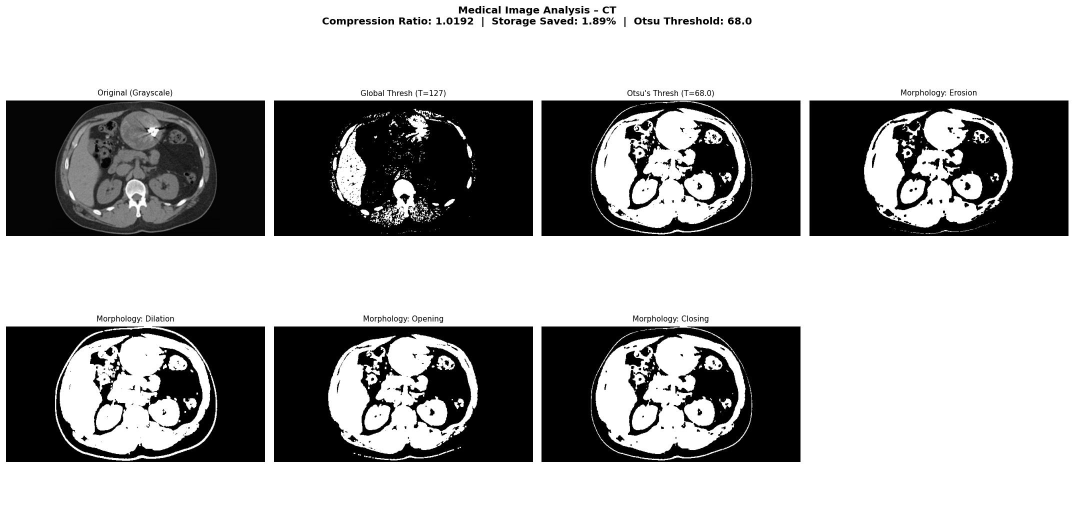
#> input picture Assignment3/Assignment_3/ct_comparison.jpg, 2148 x 1064 px (shown at 1/2 size)
$ python -i medical_image_system.py   (imports and definitions only)
#> lines starting #> are read from the running program, lines starting #| are printed output that depends on the picture
#> further down, picture is the input picture: shape (1064, 2148, 3); min 0, max 255, mean 172
"""
=============================================================
  Medical Image Compression & Segmentation System
=============================================================
  Name         : Prince Kumar Gupta
  Roll No      : 2401011485
  Course       : Image Processing and Computer Vision
  Unit         : Unit 3 – Image Compression & Segmentation
  Assignment   : Assignment 3 – Medical Image Analysis
  Date         : 8 April 2026
=============================================================
  Description  :
    This system demonstrates core image processing techniques
    applied to medical images (X-ray, CT, MRI):
      Task 1 – Run-Length Encoding (RLE) Compression
      Task 2 – Image Segmentation (Global + Otsu)
      Task 3 – Morphological Processing (Erosion + Dilation)
      Task 4 – Analysis & Clinical Relevance
=============================================================
"""

import cv2
import numpy as np
import matplotlib
# [1 line not run here, left out]
import matplotlib.pyplot as plt
import os
import sys
import time

# ─────────────────────────────────────────────────────────────
#  CONFIGURATION
# ─────────────────────────────────────────────────────────────
OUTPUT_DIR   = "outputs"
SEPARATOR    = "=" * 60

# Morphological kernel size (3×3)
KERNEL_SIZE  = (3, 3)

# Global threshold value used when Otsu is not applied
GLOBAL_THRESH_VALUE = 127


# ─────────────────────────────────────────────────────────────
#  UTILITY – pretty banner
# ─────────────────────────────────────────────────────────────
# [189 lines left out: functions banner, setup_output_dir, load_image, rle_encode, calculate_compression, apply_thresholding, not called in this run]


# ─────────────────────────────────────────────────────────────
#  TASK 3 – Morphological Processing
# ─────────────────────────────────────────────────────────────
def apply_morphology(segmented_image: np.ndarray,
                     kernel_size: tuple = KERNEL_SIZE) -> dict:
    """
    Apply morphological operations to refine segmentation.

    Erosion
    -------
    Shrinks white regions by eroding boundaries.
    Removes small noise/speckles and thin protrusions.
    Useful for: isolating dense bone structures, removing
                imaging artefacts.

    Dilation
    --------
    Expands white regions by filling gaps.
    Connects broken edges and enlarges detected regions.
    Useful for: closing gaps in tumor boundaries, enhancing
                vessel detection.

    Opening  = Erosion  → Dilation  (removes noise)
    Closing  = Dilation → Erosion   (fills holes)

    Parameters
    ----------
    segmented_image : np.ndarray  – binary segmented image
    kernel_size     : tuple       – (width, height) of structuring element

    Returns
    -------
    dict with keys: 'eroded', 'dilated', 'opened', 'closed'
    """
#> called with kernel_size = (3, 3)
    kernel = np.ones(kernel_size, np.uint8)

    eroded  = cv2.erode(segmented_image,  kernel, iterations=1)
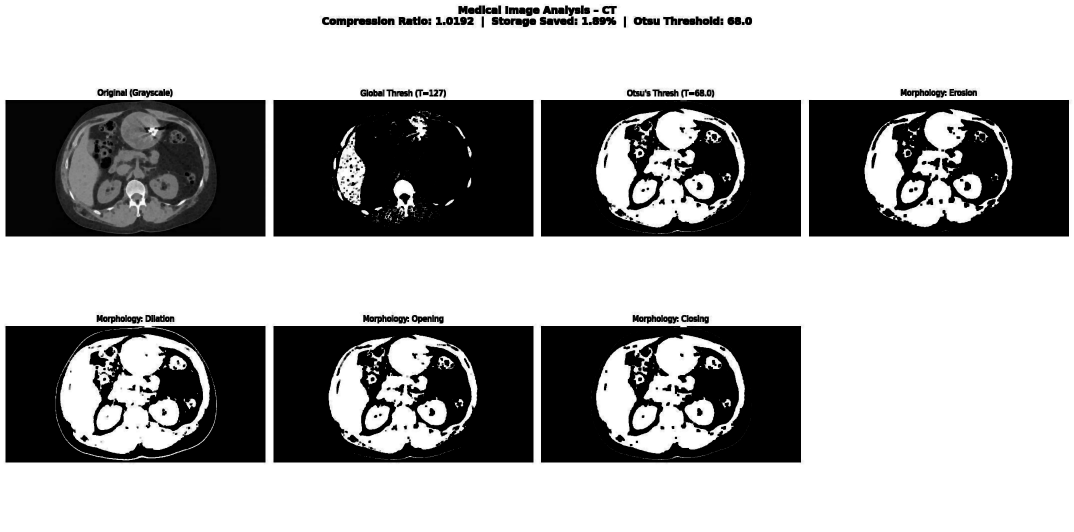
#> eroded: shape (1064, 2148, 3) (shown at 1/2 size); min 0, max 255, mean 164.4
    dilated = cv2.dilate(segmented_image, kernel, iterations=1)
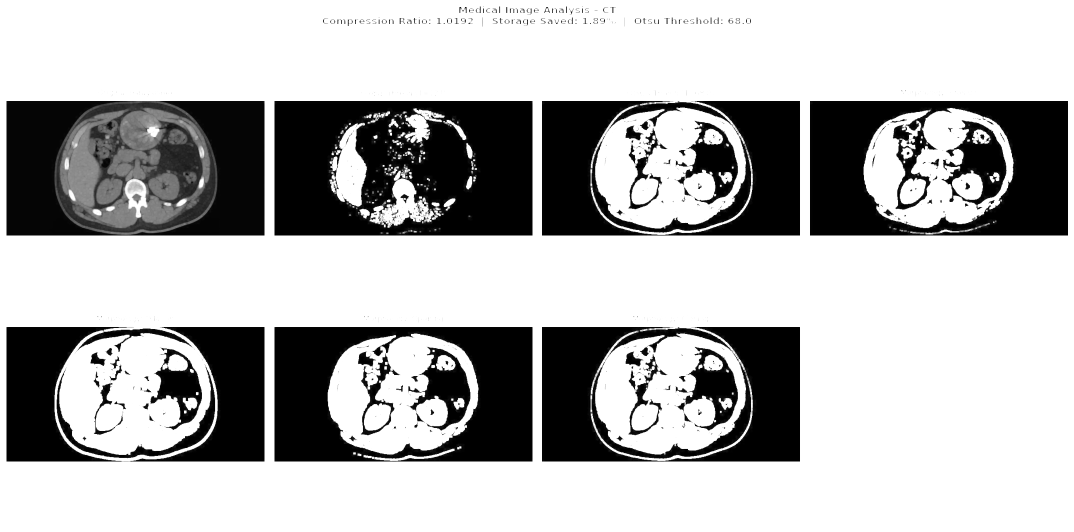
#> dilated: shape (1064, 2148, 3) (shown at 1/2 size); min 0, max 255, mean 179.5

    # Opening and Closing for deeper refinement
    opened  = cv2.morphologyEx(segmented_image, cv2.MORPH_OPEN,  kernel)
    closed  = cv2.morphologyEx(segmented_image, cv2.MORPH_CLOSE, kernel)

    return {
        "eroded" : eroded,
        "dilated": dilated,
        "opened" : opened,
        "closed" : closed,
    }


# ─────────────────────────────────────────────────────────────
#  TASK 4 – Save all outputs
# ─────────────────────────────────────────────────────────────
# [289 lines left out: functions save_outputs, print_analysis, process_image, main, not called in this run]


# [5 lines not run here, left out]

>>> import cv2
>>> picture = cv2.imread('ct_comparison.jpg')
>>> result = apply_morphology(picture)
#> result = 4 items
